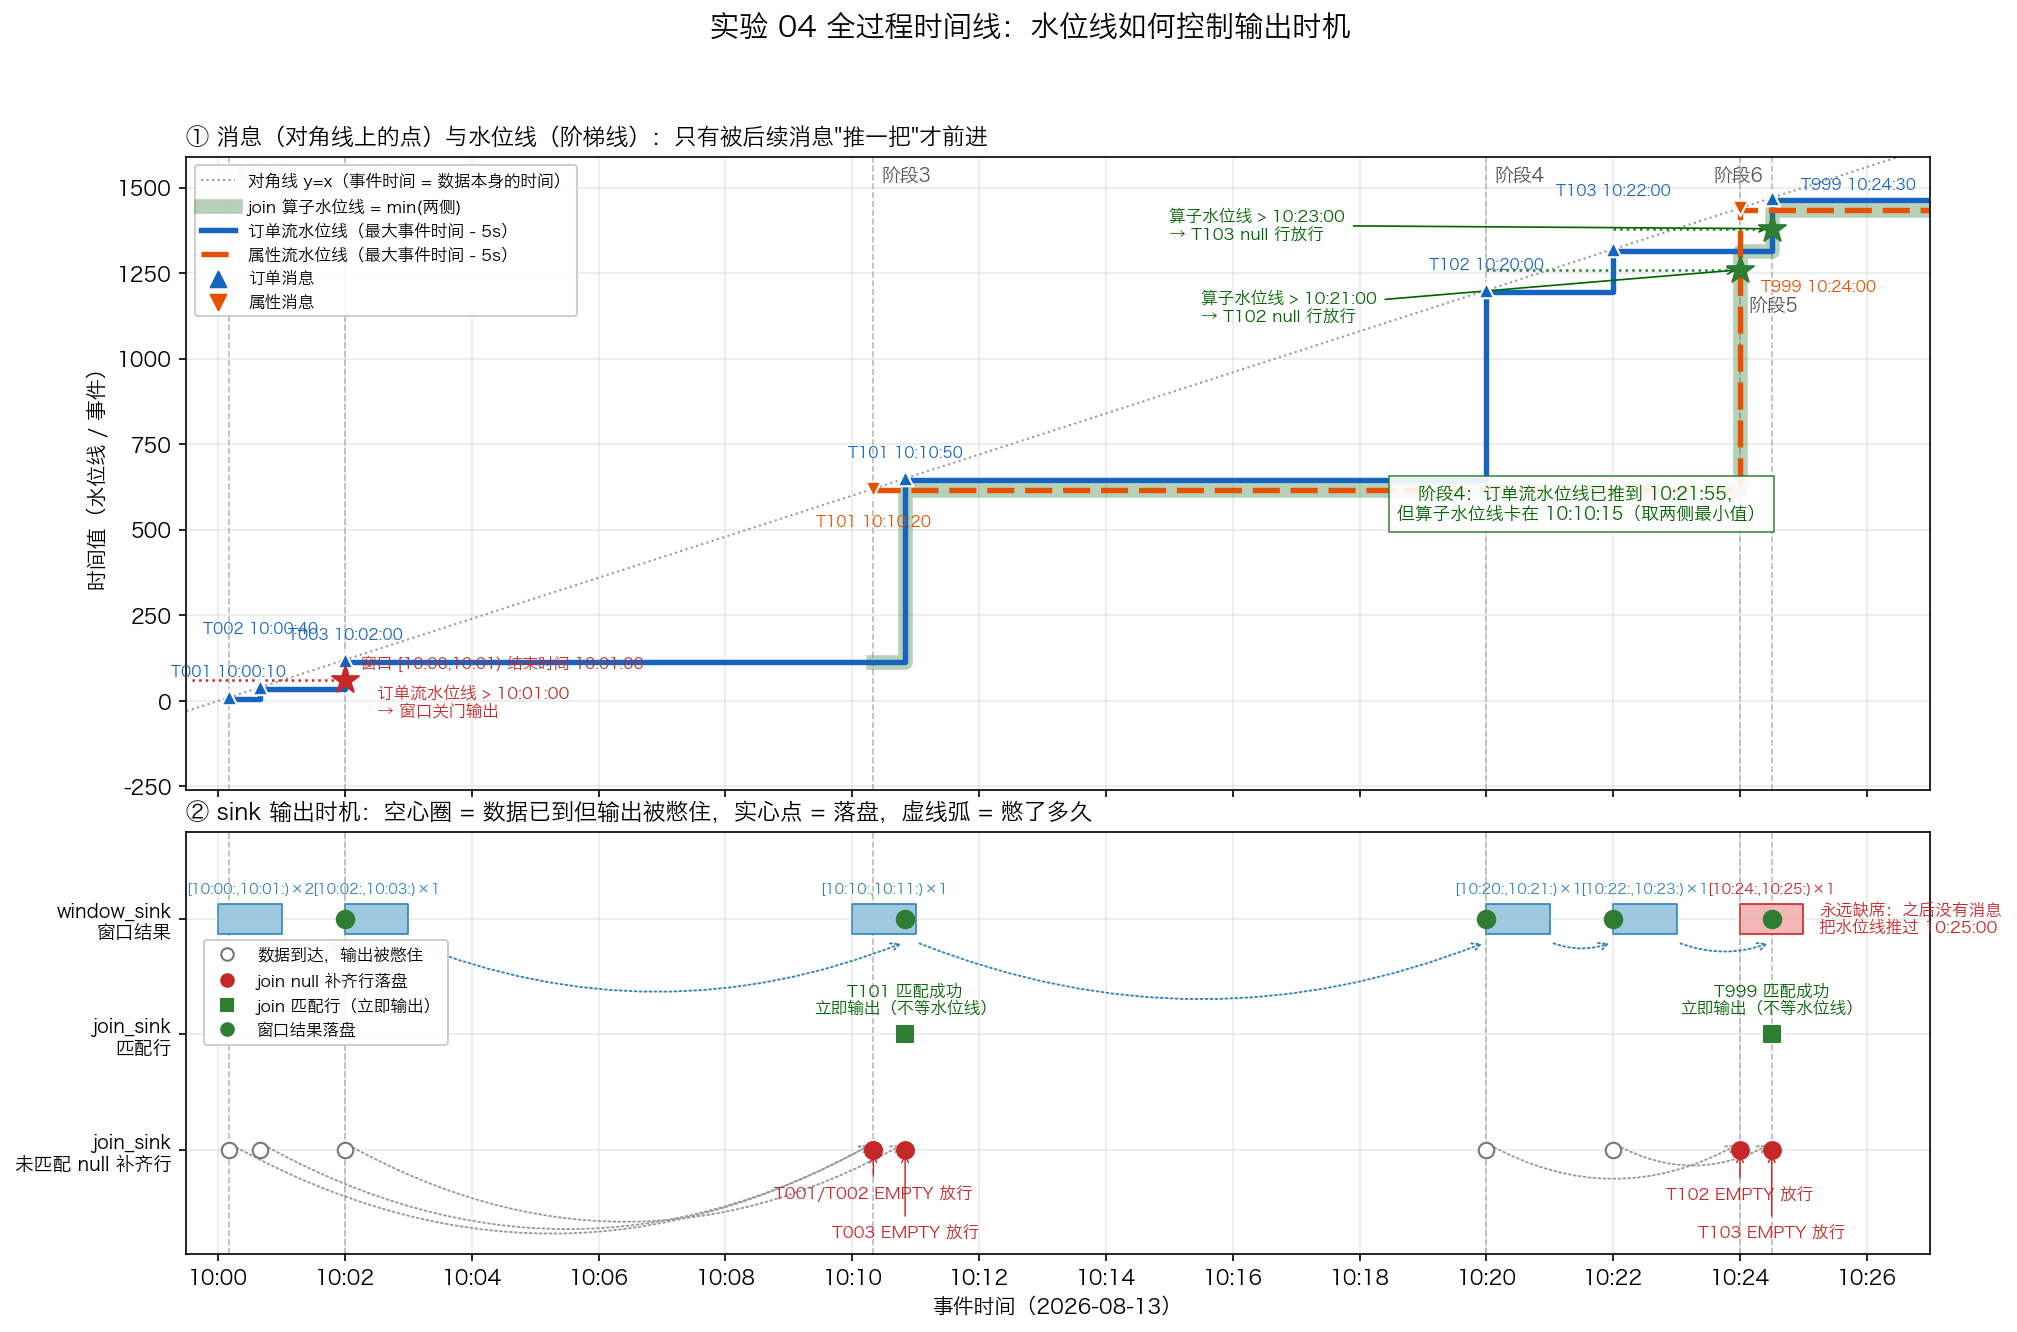

Source code (Python):
#!/usr/bin/env python3
"""实验 04 全过程时间线图：8 条消息的事件时间、水位线推进与 sink 输出时机。

运行：python3 timeline.py  →  在同目录生成 timeline.png（README.md 引用）

图分上下两个面板，共用同一条事件时间轴（2026-08-13 10:00 起算）：
  ① 上方面板：对角线 y=x 上的点是消息本身（订单▲ / 属性▼）；
     阶梯线是水位线（= 已见最大事件时间 - 5s），join 算子水位线 = 两侧最小值。
  ② 下方面板：两条 sink 分支的输出时机——空心圈 = 数据已到但输出被憋住，
     实心点 = 结果落盘，虚线弧 = 被水位线憋住的时长。
"""
from pathlib import Path

import matplotlib
matplotlib.use('Agg')
import matplotlib.pyplot as plt
from matplotlib.lines import Line2D

plt.rcParams['font.sans-serif'] = ['PingFang SC', 'Hiragino Sans GB', 'Arial Unicode MS']
plt.rcParams['axes.unicode_minus'] = False

C_ORDER, C_PROPS, C_OP, C_WIN = '#1565C0', '#E65100', '#2E7D32', '#C62828'


def t(minute, sec=0):
    """10:00:00 起算的秒数。"""
    return minute * 60 + sec


def fmt(sec):
    return f"10:{sec // 60:02d}:{sec % 60:02d}"


# ---------------- 实验数据（与 send-messages.sh 一致） ----------------
# (阶段, key, 事件时间)
ORDERS = [(1, 'T001', t(0, 10)), (1, 'T002', t(0, 40)), (2, 'T003', t(2)),
          (3, 'T101', t(10, 50)), (4, 'T102', t(20)), (4, 'T103', t(22)),
          (6, 'T999', t(24, 30))]
PROPS = [(3, 'T101', t(10, 20)), (5, 'T999', t(24))]
STAGES = [(1, t(0, 10)), (2, t(2)), (3, t(10, 20)), (4, t(20)), (5, t(24)), (6, t(24, 30))]

# 窗口分支：1 分钟滚动窗口及其计数（最后一个是 T999 订单所在窗口，永远等不到关门）
WINDOWS = [(t(0), t(1), 2), (t(2), t(3), 1), (t(10), t(11), 1),
           (t(20), t(21), 1), (t(22), t(23), 1), (t(24), t(25), 1)]
# join 分支未匹配订单（无属性）：右边界 = apply_ts + 1min
UNMATCHED = [('T001', t(0, 10)), ('T002', t(0, 40)), ('T003', t(2)),
             ('T102', t(20)), ('T103', t(22))]
MATCHED = [('T101', t(10, 50)), ('T999', t(24, 30))]  # 匹配成功，立即输出

WM = 5  # 水位线 = 已见最大事件时间 - 5s
X_END = t(27)

# ---------------- 推进水位线（复算，和引擎行为一致） ----------------
events = sorted([(x, 'o') for _, _, x in ORDERS] + [(x, 'p') for _, _, x in PROPS])
ow_x, ow_y, pw_x, pw_y, op_x, op_y = [], [], [], [], [], []
ow = pw = None
for x, kind in events:
    if kind == 'o':
        ow = x - WM
        ow_x, ow_y = ow_x + [x], ow_y + [ow]
    else:
        pw = x - WM
        pw_x, pw_y = pw_x + [x], pw_y + [pw]
    if ow is not None and pw is not None:          # 双输入算子水位线 = min(两侧)
        op_x, op_y = op_x + [x], op_y + [min(ow, pw)]


def first_cross(xs, ys, threshold):
    """水位线阶梯线首次越过 threshold 的 x（即结果落盘的触发消息）。"""
    return next((x for x, y in zip(xs, ys) if y > threshold), None)


# 窗口关门时刻：订单流水位线 > 窗口结束时间
win_emit = [(s, e, c, first_cross(ow_x, ow_y, e)) for s, e, c in WINDOWS]
# null 补齐行放行时刻：算子水位线 > 订单的窗口右边界（apply_ts + 1min）
null_release = [(k, x, first_cross(op_x, op_y, x + t(1))) for k, x in UNMATCHED]

# ---------------- 画图 ----------------
fig, (ax1, ax2) = plt.subplots(2, 1, figsize=(15, 9.5), sharex=True,
                               gridspec_kw={'height_ratios': [3, 2], 'hspace': 0.08})
fig.suptitle('实验 04 全过程时间线：水位线如何控制输出时机', fontsize=14)

for ax in (ax1, ax2):                                   # 阶段分隔线
    for stage, x in STAGES:
        ax.axvline(x, color='#bbbbbb', ls='--', lw=0.8, zorder=0)
        if ax is ax1:
            if stage == 5:      # 右上角太挤：阶段5 下移
                ax.text(x + 8, 0.78, f'阶段{stage}', transform=ax.get_xaxis_transform(),
                        fontsize=9, color='#555555', va='top')
            elif stage == 6:    # 阶段6 移到线左侧，避开 T999 订单标签
                ax.text(x - 8, 0.985, f'阶段{stage}', transform=ax.get_xaxis_transform(),
                        fontsize=9, color='#555555', va='top', ha='right')
            else:
                ax.text(x + 8, 0.985, f'阶段{stage}', transform=ax.get_xaxis_transform(),
                        fontsize=9, color='#555555', va='top')

# ===== 面板①：消息与水位线 =====
ax1.plot([-30, X_END], [-30, X_END], ls=':', color='#999999', lw=1,
        label='对角线 y=x（事件时间 = 数据本身的时间）')
# 算子水位线 = min(两侧)，几乎总贴着某一条流走：画成粗半透明底带衬在最底层，
# 两条流加粗画在上面（属性流用虚线），重合处也能分辨出三条线
ax1.step(op_x + [X_END], op_y + [op_y[-1]], where='post', color=C_OP, lw=7, alpha=0.35,
         label='join 算子水位线 = min(两侧)')
ax1.step(ow_x + [X_END], ow_y + [ow_y[-1]], where='post', color=C_ORDER, lw=2.6,
         label='订单流水位线（最大事件时间 - 5s）')
ax1.step(pw_x + [X_END], pw_y + [pw_y[-1]], where='post', color=C_PROPS, lw=2.6,
         linestyle=(0, (5, 2)), label='属性流水位线（最大事件时间 - 5s）')

for _, k, x in ORDERS:                                  # 订单事件（对角线上）
    dy = 26 if k in ('T002', 'T103') else 10            # 与邻居错开
    if k == 'T999':                                     # 右上角太挤，挪到点的右侧
        ax1.annotate(f'{k} {fmt(x)}', (x, x), textcoords='offset points', xytext=(14, 4),
                     ha='left', fontsize=7.5, color=C_ORDER)
    else:
        ax1.annotate(f'{k} {fmt(x)}', (x, x), textcoords='offset points', xytext=(0, dy),
                     ha='center', fontsize=7.5, color=C_ORDER)
    ax1.scatter([x], [x], marker='^', s=55, color=C_ORDER, zorder=5, edgecolor='white')
for _, k, x in PROPS:                                   # 属性事件
    if k == 'T999':                                     # 右上角太挤，挪到点的右下方空区
        ax1.annotate(f'{k} {fmt(x)}', (x, x), textcoords='offset points', xytext=(10, -40),
                     ha='left', fontsize=7.5, color=C_PROPS)
    else:
        ax1.annotate(f'{k} {fmt(x)}', (x, x), textcoords='offset points', xytext=(0, -18),
                     ha='center', fontsize=7.5, color=C_PROPS)
    ax1.scatter([x], [x], marker='v', s=55, color=C_PROPS, zorder=5, edgecolor='white')

ax1.scatter([], [], marker='^', s=55, color=C_ORDER, label='订单消息')
ax1.scatter([], [], marker='v', s=55, color=C_PROPS, label='属性消息')

# 关键门槛与越过点
ax1.hlines(t(1), -25, t(2), colors=C_WIN, ls=':', lw=1.2)
ax1.text(t(2) + 15, t(1) + 35, '窗口 [10:00,10:01) 结束时间 10:01:00', fontsize=7.5, color=C_WIN)
ax1.scatter([t(2)], [t(1)], marker='*', s=180, color=C_WIN, zorder=6)
ax1.text(t(2) + 30, -t(0, 45), '订单流水位线 > 10:01:00\n→ 窗口关门输出', fontsize=8, color=C_WIN)
ax1.hlines(t(21), t(20), t(24), colors=C_OP, ls=':', lw=1.2)
ax1.scatter([t(24)], [t(21)], marker='*', s=180, color=C_OP, zorder=6)
ax1.annotate('算子水位线 > 10:21:00\n→ T102 null 行放行', (t(24), t(21)),
             xytext=(t(15, 30), t(18, 30)), fontsize=8, color='darkgreen',
             arrowprops=dict(arrowstyle='->', color='darkgreen', lw=0.8))
ax1.hlines(t(23), t(22), t(24, 30), colors=C_OP, ls=':', lw=1.2)
ax1.scatter([t(24, 30)], [t(23)], marker='*', s=180, color=C_OP, zorder=6)
ax1.annotate('算子水位线 > 10:23:00\n→ T103 null 行放行', (t(24, 30), t(23)),
             xytext=(t(15), t(22, 30)), fontsize=8, color='darkgreen',
             arrowprops=dict(arrowstyle='->', color='darkgreen', lw=0.8))
ax1.text(t(21, 30), t(8, 50), '阶段4：订单流水位线已推到 10:21:55，\n但算子水位线卡在 10:10:15（取两侧最小值）',
         fontsize=8.5, color='darkgreen', ha='center',
         bbox=dict(fc='white', ec=C_OP, lw=0.8, alpha=0.9))

ax1.set_ylim(-260, t(26, 30))
ax1.set_ylabel('时间值（水位线 / 事件）', fontsize=10)
ax1.set_title('① 消息（对角线上的点）与水位线（阶梯线）：只有被后续消息"推一把"才前进',
              fontsize=11, loc='left')
ax1.legend(loc='upper left', fontsize=8, framealpha=0.95)
ax1.grid(alpha=0.25)

# ===== 面板②：sink 输出时机 =====
Y_NULL, Y_MATCH, Y_WIN = 1, 2, 3
for s, e, c, emit in win_emit:                          # 窗口条 + 落盘点
    never = emit is None
    ax2.broken_barh([(s, e - s)], (Y_WIN - 0.13, 0.26),
                    facecolors='#f4b6b6' if never else '#9ecae1',
                    edgecolor=C_WIN if never else '#3182bd', lw=0.8)
    ax2.text((s + e) / 2, Y_WIN + 0.22, f'[{fmt(s)[:6]},{fmt(e)[:6]})×{c}', ha='center',
             fontsize=7, color=C_WIN if never else '#3182bd')
    if never:
        ax2.text(e + 15, Y_WIN, '永远缺席：之后没有消息\n把水位线推过 10:25:00',
                 fontsize=8, color=C_WIN, va='center')
    else:
        ax2.scatter([emit], [Y_WIN], s=70, color=C_OP, zorder=5)
        ax2.annotate('', (emit, Y_WIN - 0.2), (e, Y_WIN - 0.2),
                     arrowprops=dict(arrowstyle='->', color='#3182bd', lw=0.9, ls=':',
                                     connectionstyle='arc3,rad=0.2'))

for k, x in MATCHED:                                    # join 匹配行：立即输出
    ax2.scatter([x], [Y_MATCH], marker='s', s=65, color=C_OP, zorder=5)
    ax2.text(x, Y_MATCH + 0.18, f'{k} 匹配成功\n立即输出（不等水位线）',
             ha='center', fontsize=8, color='darkgreen')

for k, x, rel in null_release:                          # join null 补齐行：等水位线
    ax2.scatter([x], [Y_NULL], s=55, facecolor='white', edgecolor='#777777', zorder=5)
    ax2.annotate('', (rel, Y_NULL + 0.06), (x, Y_NULL + 0.06),
                 arrowprops=dict(arrowstyle='->', color='#999999', lw=0.9, ls=':',
                                 connectionstyle='arc3,rad=0.28'))
    ax2.scatter([rel], [Y_NULL], s=65, color=C_WIN, zorder=6)
for keys, rel, dy in [('T001/T002', t(10, 20), -0.42), ('T003', t(10, 50), -0.75),
                      ('T102', t(24), -0.42), ('T103', t(24, 30), -0.75)]:
    ax2.annotate(f'{keys} EMPTY 放行', (rel, Y_NULL), xytext=(rel, Y_NULL + dy),
                 ha='center', fontsize=8, color=C_WIN,
                 arrowprops=dict(arrowstyle='->', color=C_WIN, lw=0.7))

ax2.set_ylim(0.1, 3.75)
ax2.set_yticks([Y_NULL, Y_MATCH, Y_WIN])
ax2.set_yticklabels(['join_sink\n未匹配 null 补齐行', 'join_sink\n匹配行', 'window_sink\n窗口结果'],
                    fontsize=9)
ax2.set_xlim(-30, X_END)
ax2.set_xticks(range(0, X_END + 1, t(2)))
ax2.set_xticklabels([f'10:{x // 60:02d}' for x in range(0, X_END + 1, t(2))])
ax2.set_xlabel('事件时间（2026-08-13）', fontsize=10)
ax2.set_title('② sink 输出时机：空心圈 = 数据已到但输出被憋住，实心点 = 落盘，虚线弧 = 憋了多久',
              fontsize=11, loc='left')
ax2.legend(handles=[
    Line2D([], [], marker='o', ls='', mfc='white', mec='#777777', label='数据到达，输出被憋住'),
    Line2D([], [], marker='o', ls='', mfc=C_WIN, mec=C_WIN, label='join null 补齐行落盘'),
    Line2D([], [], marker='s', ls='', mfc=C_OP, mec=C_OP, label='join 匹配行（立即输出）'),
    Line2D([], [], marker='o', ls='', mfc=C_OP, mec=C_OP, label='窗口结果落盘'),
], loc='center left', bbox_to_anchor=(0.005, 0.62), fontsize=8, framealpha=0.95)
ax2.grid(alpha=0.25)

out = Path(__file__).with_name('timeline.png')
fig.savefig(out, dpi=150, bbox_inches='tight')
print(f'已生成 {out}')
